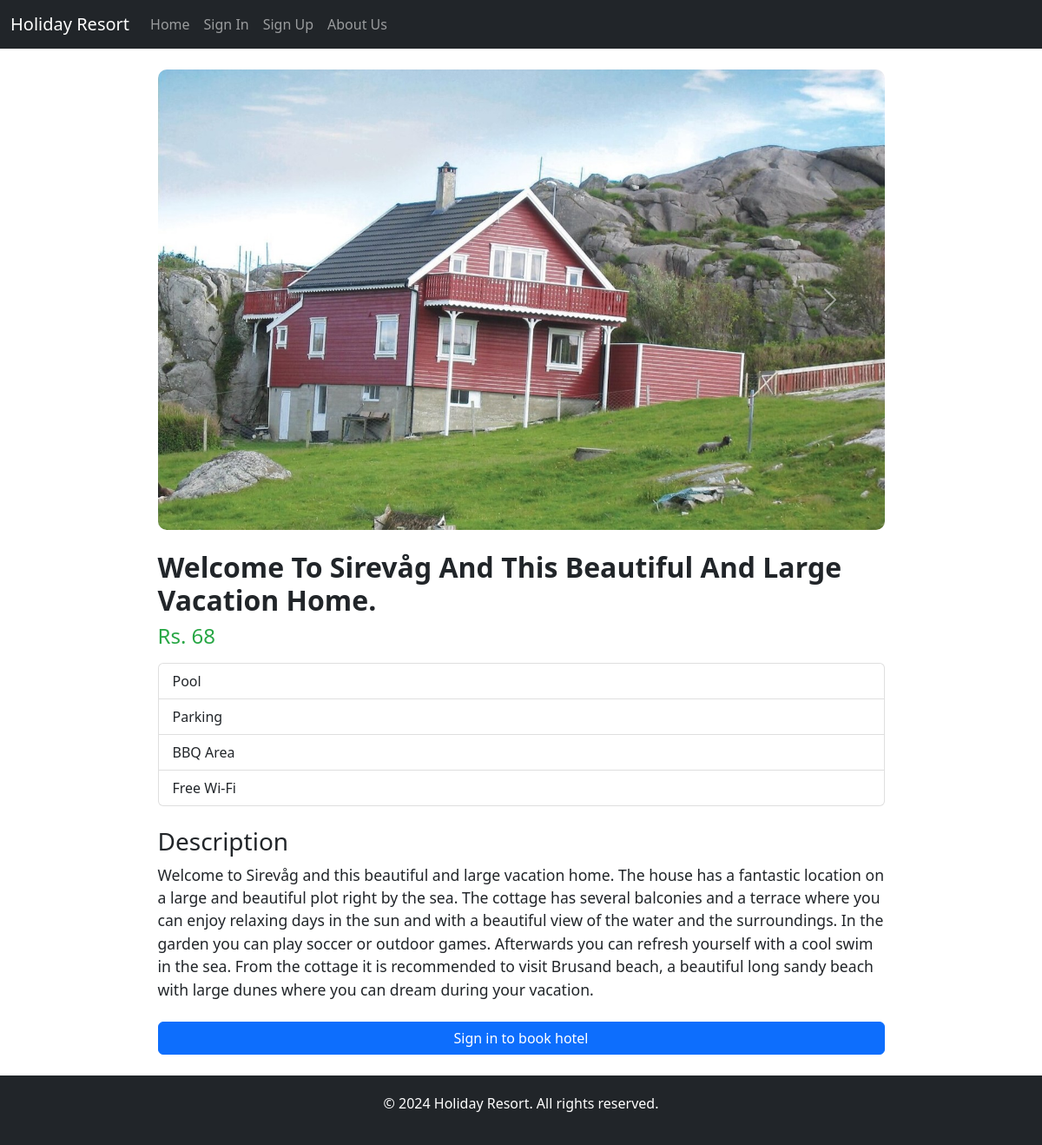
/hotel/16ce5b39-73f6-4e67-af19-3849bf60f9ce, run on the app's committed database.
### home/models.py (models this page shows, shortened)
class BaseModel(models.Model):
    uid = models.UUIDField(default=uuid.uuid4   , editable=False , primary_key=True)
    created_at = models.DateField(auto_now_add=True)
    updated_at = models.DateField(auto_now_add=True)
    class Meta:
        abstract = True
        ordering=['uid']

class HotelImages(BaseModel):
    hotel= models.ForeignKey(Hotel ,related_name="images", on_delete=models.CASCADE)
    images = models.ImageField(upload_to="hotels")

class Hotel(BaseModel):
    hotel_name= models.CharField(max_length=100)
    hotel_price = models.IntegerField()
    description = models.TextField()
    amenities = models.ManyToManyField(Amenities)
    room_count = models.IntegerField(default=10)

class Amenities(BaseModel):
    amenity_name = models.CharField(max_length=100)

### home/views.py (the view, shortened to what this page needs)
# urls.py: path('hotel/<uid>',get_hotel,name='get_hotel'),
def get_hotel(request, uid):
    hotel = Hotel.objects.get(uid=uid)
    context = {'hotel': hotel}
    context['date'] = datetime.today().strftime('%Y-%m-%d')
    return render(request, 'home/hotel.html', context)

### templates/home/hotel.html (shortened to what this page needs)
{% extends 'home/base.html' %}
{% block body %}
<div class="container mt-4">
    <div id="carouselExampleControls" class="carousel slide w-75 m-auto" data-bs-ride="carousel">
        <div class="carousel-inner">
            {% for i in hotel.images.all %}
            <div class="carousel-item {% if forloop.first %}active{% endif %}">
                <img src="/media/{{ i.images }}" class="d-block w-100" alt="...">
            </div>
            {% endfor %}
        </div>
        <button class="carousel-control-prev" type="button" data-bs-target="#carouselExampleControls" data-bs-slide="prev">
            <span class="carousel-control-prev-icon" aria-hidden="true"></span>
        </button>
        <button class="carousel-control-next" type="button" data-bs-target="#carouselExampleControls" data-bs-slide="next">
            <span class="carousel-control-next-icon" aria-hidden="true"></span>
        </button>
    </div>
    <div class="mt-4 mb-4 w-75 m-auto">
        <h1 class="hotel-title">{{ hotel.hotel_name|title }}</h1>
        <h4 class="hotel-price">Rs. {{ hotel.hotel_price }}</h4>
        <ul class="list-group mt-3">
            {% for i in hotel.amenities.all %}
            <li class="list-group-item">{{ i.amenity_name }}</li>
            {% endfor %}
        </ul>
        <div class="mt-4 description">
            <h3>Description</h3>
            <p>{{ hotel.description }}</p>
        </div>
        {% if request.user.is_authenticated %}
        <div class="card mt-4">
            <div class="card-body">
                <form method='POST'>
                    {% csrf_token %}
                    <label for="startDate" class='mt-3'>Check In</label>
                    <input type="date" name="startDate" class="form-control" id="startDate" min={{ date }}
                    {% if startdate %} value="{{ startdate }}"{% endif %}>
                    <label for="endDate" class="mt-3">Check Out</label>
                    <input type="date" name="endDate" class="form-control" id="endDate" min={{ date }}
                    {% if enddate %} value="{{ enddate }}"{% endif %}>
                    <div class='d-grid'>
                        <button class="btn mt-3 btn-primary" type='submit'>Book Now</button>
                    </div>
                </form>
            </div>
        </div>
        {% else %}
        <div class="d-grid mt-4">
            <a class="btn btn-primary" href="{% url 'signin' %}" type="button">Sign in to book hotel</a>
        </div>
        {% endif %}
    </div>
</div>
{% endblock body %}

### templates/home/base.html (style rules this page uses)
body { background-color: #f0f0f0; color: #343a40; font-family: 'Roboto', sans-serif; font-size: 1.1rem; display: flex; flex-direction: column; min-height: 100vh; }
.btn { background-color: #000000; color: #ffffff; }

### templates/home/hotel.html (style rules this page uses)
.list-group { list-style-type: disc !important; }
.carousel-item img { border-radius: 10px; }
.hotel-title { font-weight: bold; font-size: 2rem; }
.hotel-price { font-size: 1.5rem; color: #28a745; }
.description { margin-top: 20px; font-size: 1.1rem; }
.btn-primary { background-color: #007bff; border: none; }

### data on the page
HotelImages: images (picture)
Hotel: hotel_name "Welcome To Sirevåg And This Beautiful And Large Vacation Home.", hotel_price "68", description "Welcome to Sirevåg and this beautiful and large vacation home. The house has a fantastic location on a large and beautiful plot right by the sea. The cottage has several balconies and a terrace where you can enjoy relaxing days in the sun and with a beautiful view of the water and the surroundings. In the garden you can play soccer or outdoor games. Afterwards you can refresh yourself with a cool swim in the sea. From the cottage it is recommended to visit Brusand beach, a beautiful long sandy beach with large dunes where you can dream during your vacation."
Amenities: amenity_name "Pool"
Amenities: amenity_name "Parking"
Amenities: amenity_name "BBQ Area"
Amenities: amenity_name "Free Wi-Fi"
